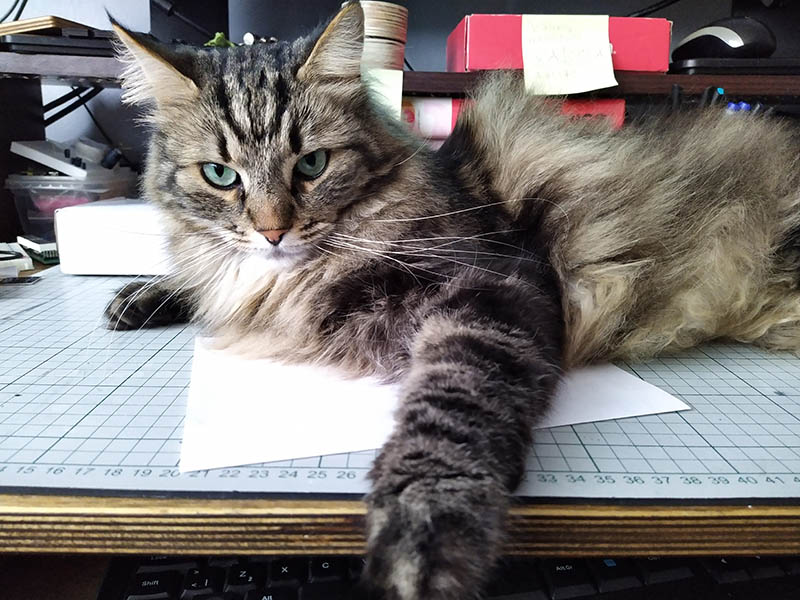
#> input picture images/cat.jpg, 800 x 600 px
$ python 5_masking.py
#> lines starting #> are read from the running program, lines starting #| are printed output that depends on the picture; after the words box and inside, x2 and y2 are one past the last pixel; in counts of white or black regions, pixels touching at a corner belong together
#!/usr/bin/env python3
'''
Tauno Erik
05.05.2021
pip install opencv-contrib-python   #
pip install caer                    # https://github.com/jasmcaus/caer
pip install matplotlib

Sources:https://www.youtube.com/watch?v=oXlwWbU8l2o
        https://github.com/jasmcaus/opencv-course

Deep learning:https://www.youtube.com/watch?v=VyWAvY2CF9c
'''

import os
import cv2 as cv
import numpy as np
import matplotlib.pyplot as plt

def full_path(filename):
    ''' Returns full path to file. '''
    folder = os.path.dirname(__file__) # File location
    full_path = os.path.join(folder, filename)
    return full_path

img_file = full_path('images/cat.jpg')
video_file = full_path('images/cat.mp4')

img = cv.imread(img_file)
#> img is the input picture: shape (600, 800, 3); mean B, G, R 116.2, 117.6, 122.9
blank = np.zeros(img.shape[:2], dtype='uint8')

mask_rectangle = cv.rectangle(blank.copy(), (30,30), (370,370), 255, thickness=-1)
mask_circle = cv.circle(blank.copy(), (img.shape[1]//2, img.shape[0]//2), 200, 255, -1)

cv.imshow('Ruut', mask_rectangle)
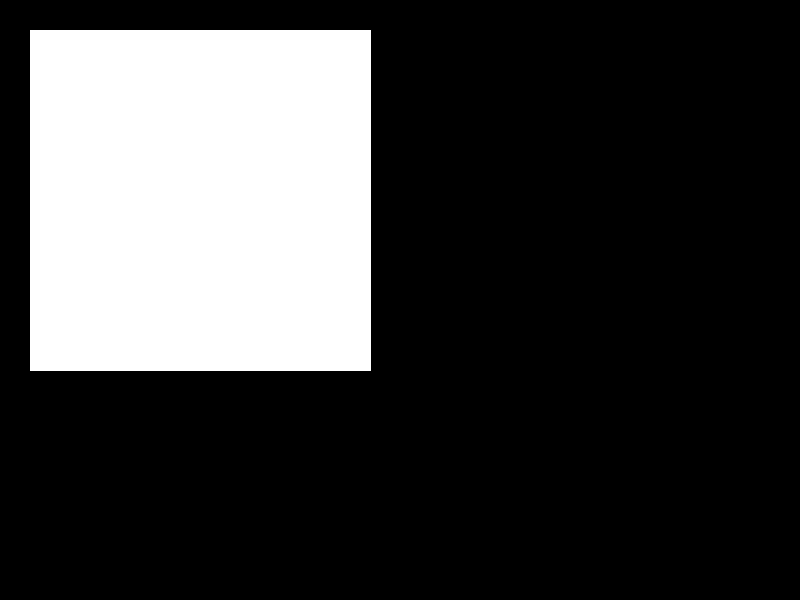
#> window 'Ruut': shape (600, 800); 24.2% white; 1 white region, box (x1, y1, x2, y2) and area: (30, 30, 371, 371) 116281
cv.imshow('Mask: Ring', mask_circle)
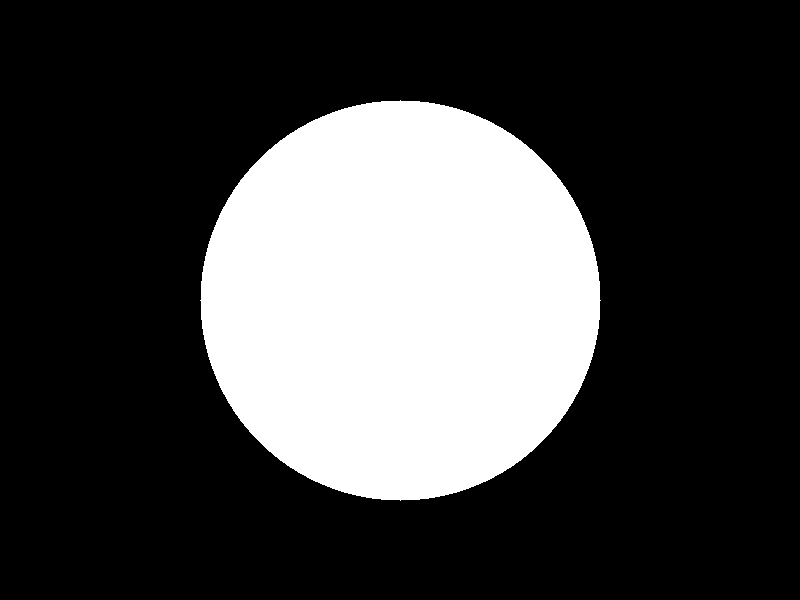
#> window 'Mask: Ring': shape (600, 800); 26.2% white; 1 white region, box (x1, y1, x2, y2) and area: (200, 100, 601, 501) 125629

masked = cv.bitwise_and(img, img, mask=mask_circle)
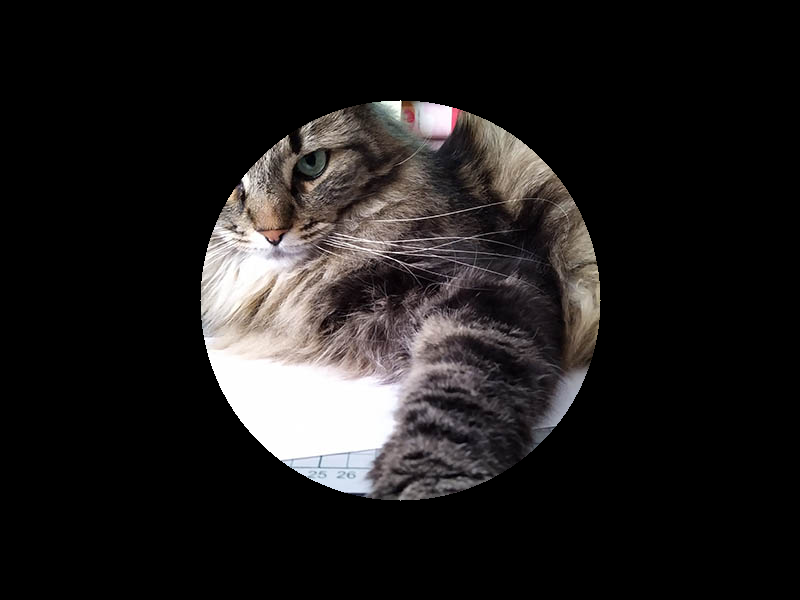
#> masked: shape (600, 800, 3); mean B, G, R 29.2, 29.6, 31.8
cv.imshow('Masked', masked)

weird_shape = cv.bitwise_and(mask_circle, mask_rectangle)
cv.imshow('weird_shape', weird_shape)
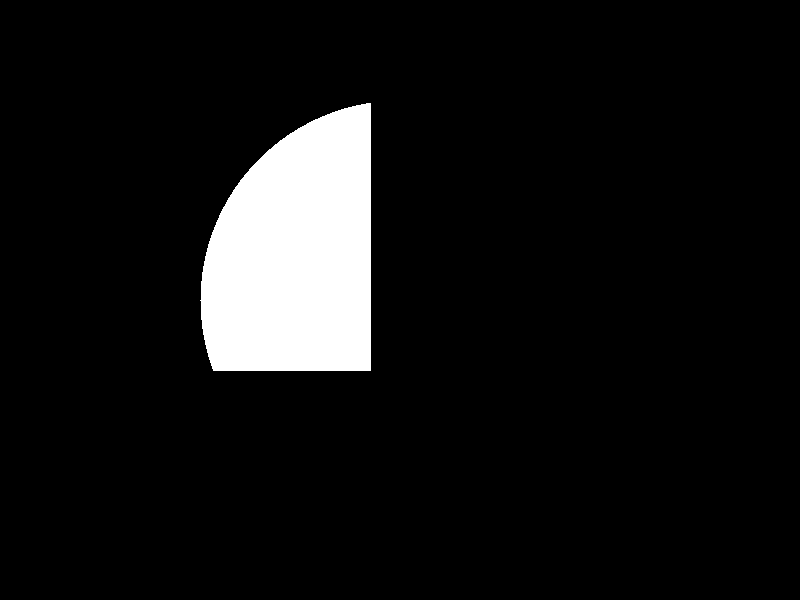
#> window 'weird_shape': shape (600, 800); 7.8% white; 1 white region, box (x1, y1, x2, y2) and area: (200, 103, 371, 371) 37252

masked_weird = cv.bitwise_and(img, img, mask=weird_shape)
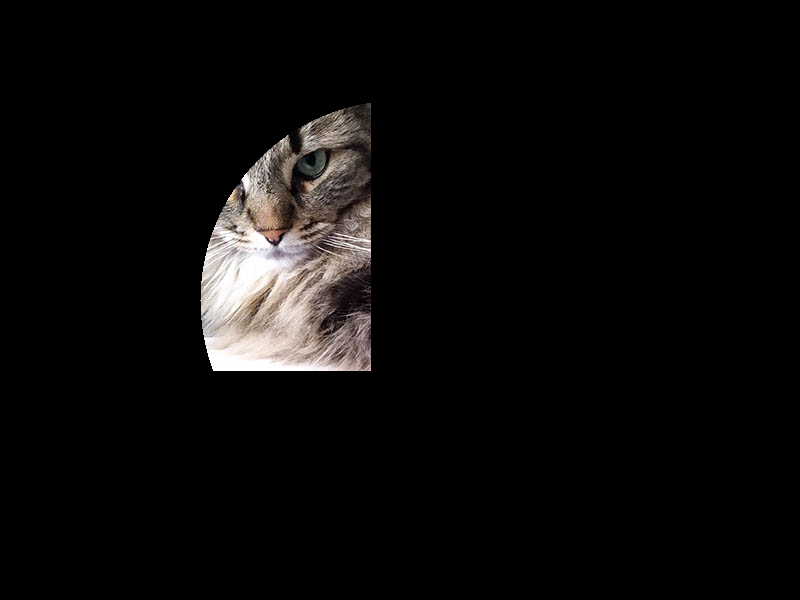
#> masked_weird: shape (600, 800, 3); mean B, G, R 10.3, 10.7, 11.7
cv.imshow('Masked weird', masked_weird)


####################################################################
if __name__ == "__main__":
    print("Tere!")


    cv.waitKey(0)

$ run again, with images/grupp.jpg copied over images/cat.jpg
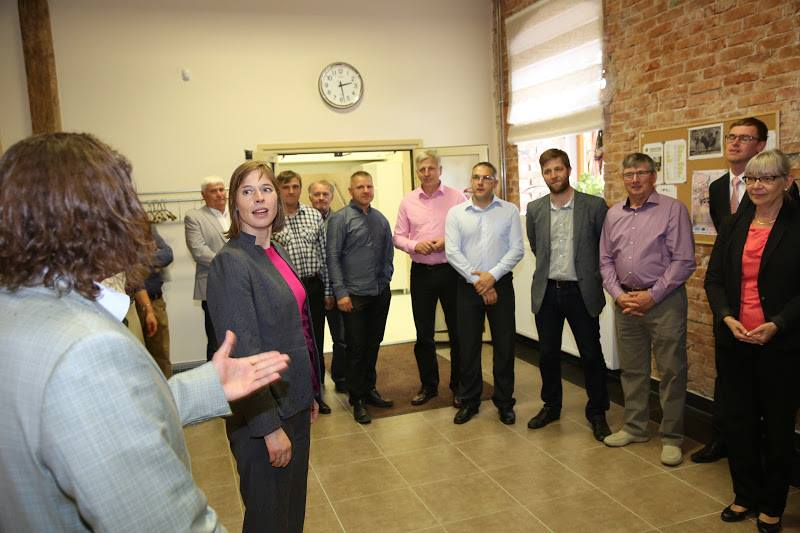
#> input picture images/grupp.jpg, 800 x 533 px
#> img is the input picture: shape (533, 800, 3); mean B, G, R 94, 117.9, 134.1
#> `cv.imshow('Ruut', mask_rectangle)`:
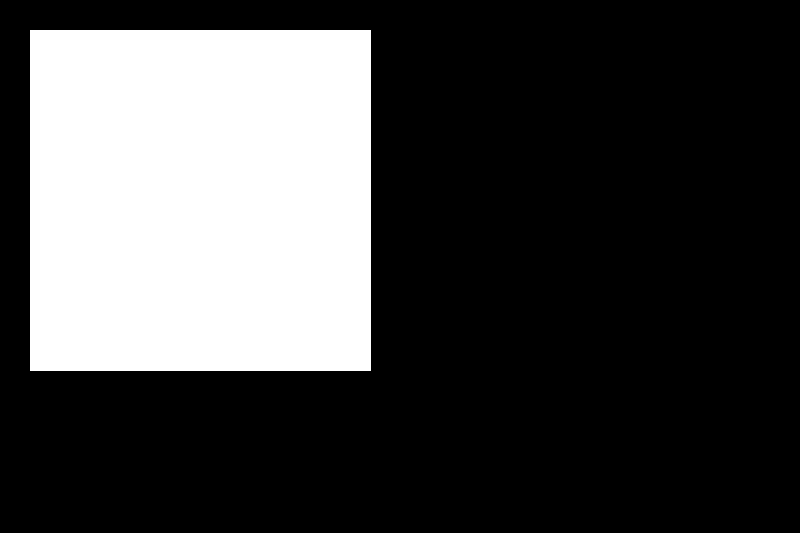
#> window 'Ruut': shape (533, 800); 27.3% white; 1 white region, box (x1, y1, x2, y2) and area: (30, 30, 371, 371) 116281
#> `masked_weird = cv.bitwise_and(img, img, mask=weird_shape)`:
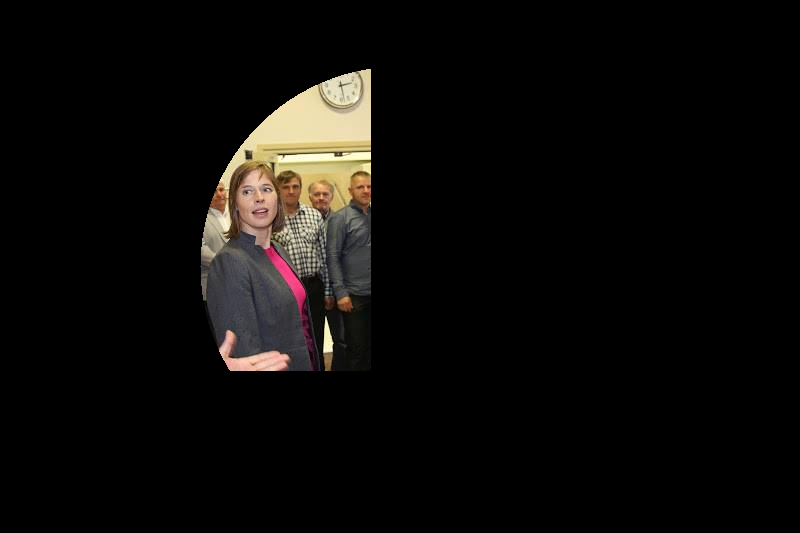
#> masked_weird: shape (533, 800, 3); mean B, G, R 9.4, 11.3, 12.9

$ run again, with images/lennu1.jpg copied over images/cat.jpg
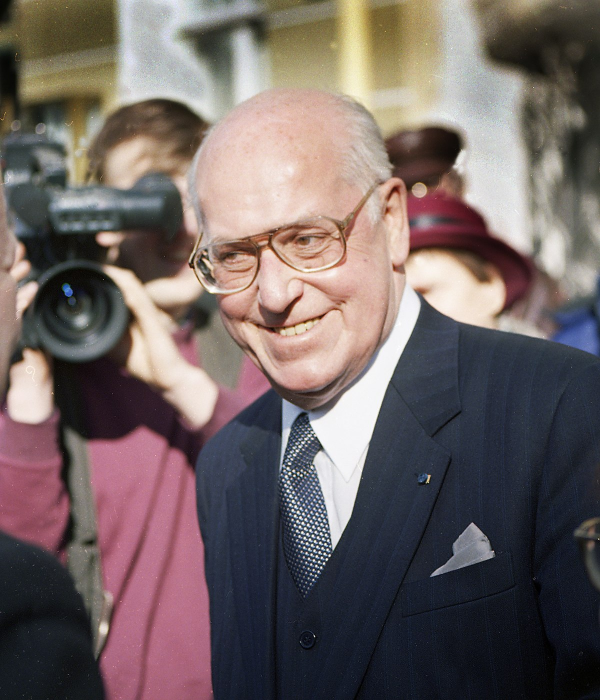
#> input picture images/lennu1.jpg, 1200 x 1400 px (shown at 1/2 size)
#> img is the input picture: shape (1400, 1200, 3); mean B, G, R 99.5, 100.7, 112.8
#> `cv.imshow('Ruut', mask_rectangle)`:
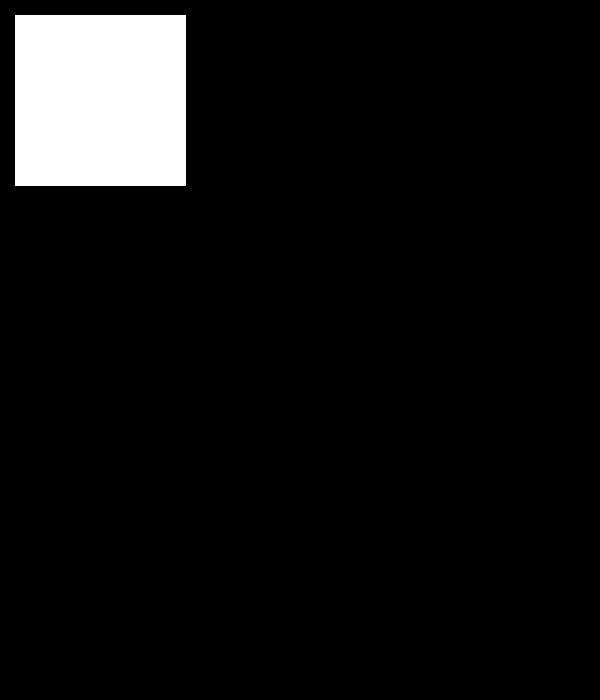
#> window 'Ruut': shape (1400, 1200) (shown at 1/2 size); 6.9% white; 1 white region, box (x1, y1, x2, y2) and area: (30, 30, 371, 371) 116281
#> `masked = cv.bitwise_and(img, img, mask=mask_circle)`:
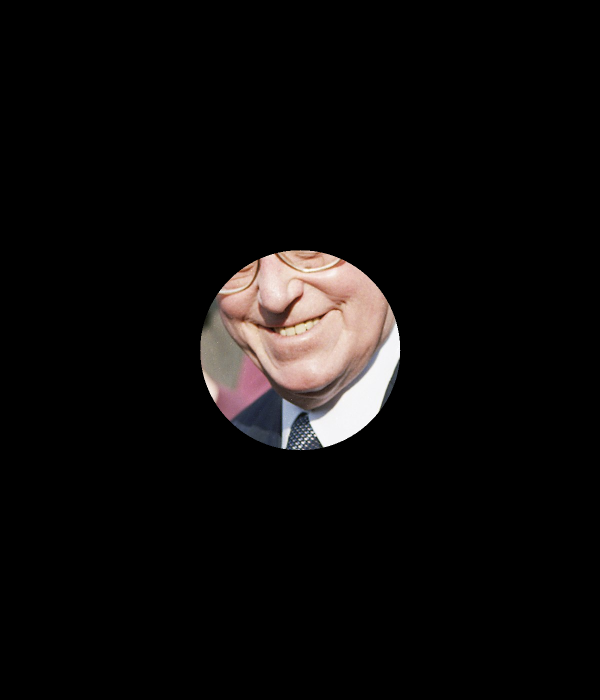
#> masked: shape (1400, 1200, 3) (shown at 1/2 size); mean B, G, R 11.1, 11.6, 13.5
#> masked_weird: shape (1400, 1200, 3); every value is 0
